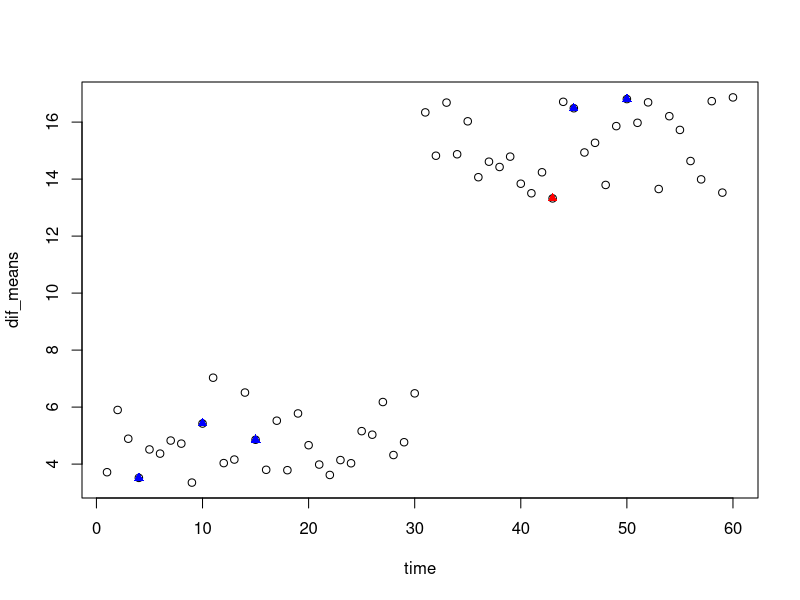

Reproduce this figure in R.
#addition attempt 

#setting up data 
first = rnorm(30, mean = 5, sd = 1) #30 random data points from a normal distribution with means 5
second = rnorm(30, mean = 15, sd = 1)
dif_means = c(first, second) #putting the two generated number list together 
time = c(1:60) #making time 
test_data = data.frame(time, dif_means) #making a data frame of it 

k = c(4,10,15,45,50) #pretending that these are the break points 
d = diff(k) #finding te distance between all those break points 
location = which.max(d) #finding the location of the farthest distance 
min = k[location] #lower bound 
max = k[location + 1] #upper bound
new_additon = sample(min:max, 1) #selecting a random number in the correct interval
new_additon 

plot(test_data) #plotting the original data 
points(new_additon, dif_means[new_additon], col="red", pch= 17) #plotting the new break point
points(k, dif_means[k], col="blue", pch=17) #plotting all the other break points 
